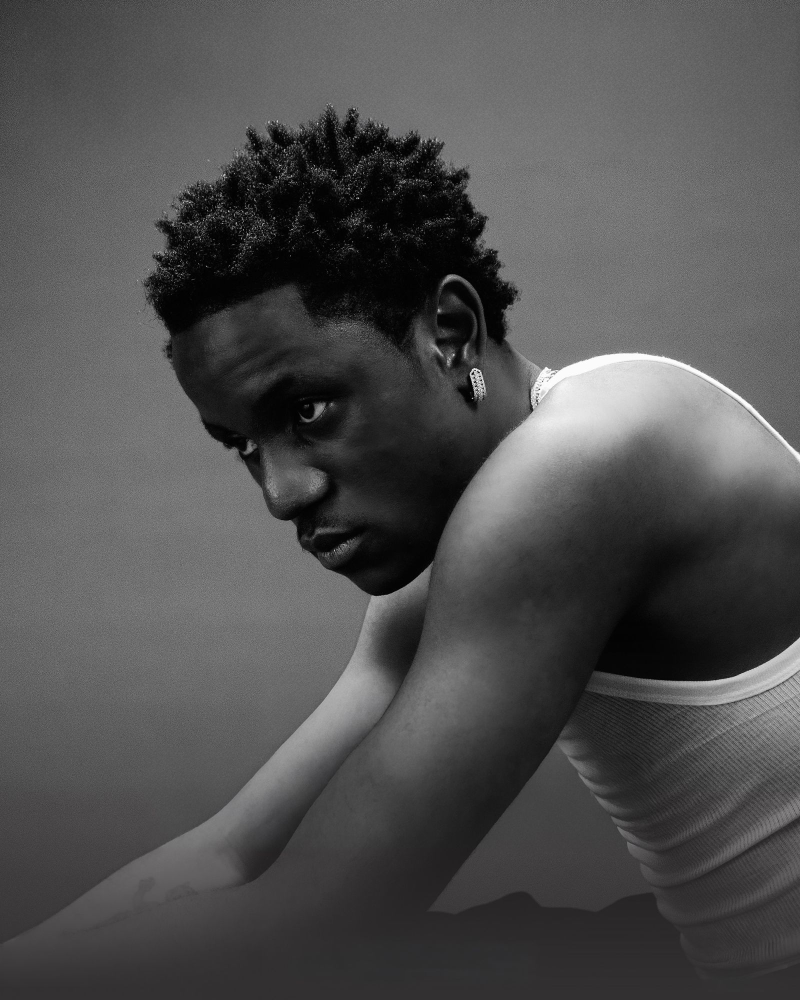
#> input picture bonfire-tour/photo2/victony_photo2_original.jpg, 1600 x 2000 px (shown at 1/2 size)
$ python treat_photo2.py
#> lines starting #> are read from the running program, lines starting #| are printed output that depends on the picture
# Same gritty threshold effect as the red flyer (concepts/treat.py "t1"), applied to photo 2
import numpy as np
from PIL import Image, ImageFilter
rng=np.random.default_rng(1)
src=Image.open('victony_photo2_original.jpg').convert('RGB')
#> src is the input picture: PIL image 1600x2000 RGB; mean R, G, B 80.1, 79.8, 80
W,H=src.size; yy,xx=np.mgrid[0:H,0:W].astype(np.float32)
#> after `W, H = src.size`: W = 1600; H = 2000
m_isnet=np.asarray(Image.open('victony_photo2_cutout.png'))[...,3].astype(np.float32)/255
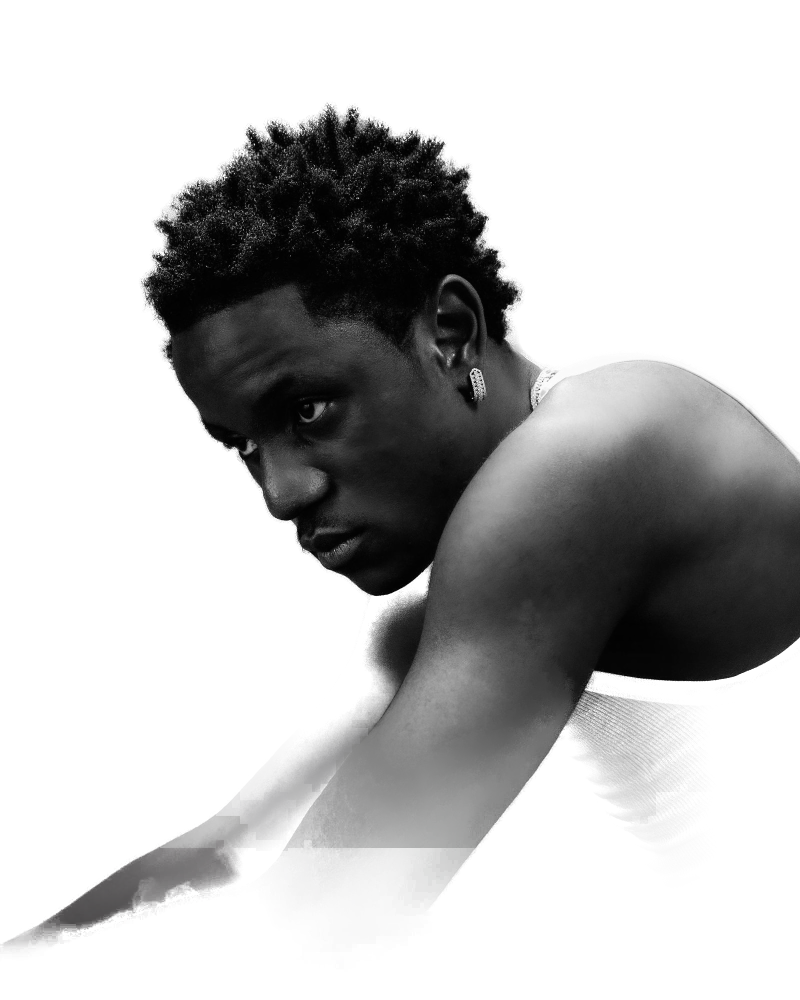
#> input picture bonfire-tour/photo2/victony_photo2_cutout.png, 1600 x 2000 px (shown at 1/2 size)
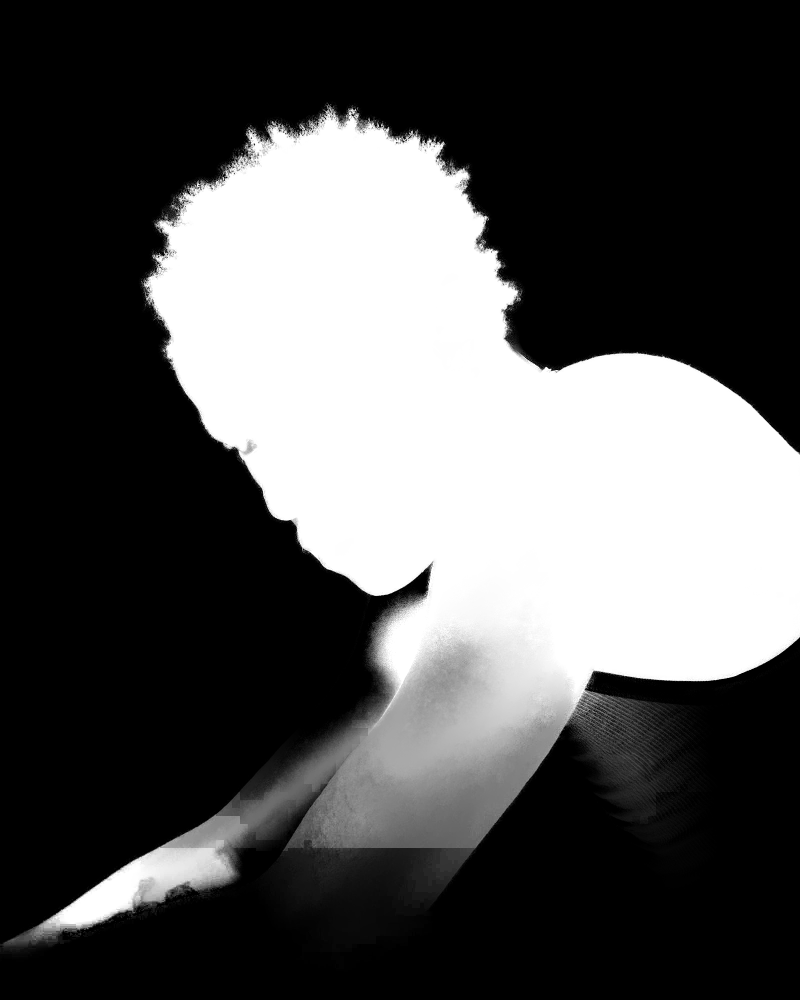
#> m_isnet: shape (2000, 1600) float32 (shown at 1/2 size); min 0, max 1, mean 0.322
#> (the run stopped early here; a loop or call above may not have finished)
